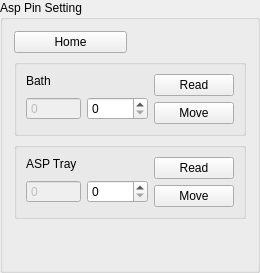
    <widget class="QGroupBox" name="groupBox_4">
     <property name="sizePolicy">
      <sizepolicy hsizetype="Preferred" vsizetype="Minimum">
       <horstretch>0</horstretch>
       <verstretch>0</verstretch>
      </sizepolicy>
     </property>
     <property name="title">
      <string>Asp Pin Setting</string>
     </property>
     <layout class="QGridLayout" name="gridLayout_19">
      <item row="0" column="0">
       <widget class="QPushButton" name="btnASPHome">
        <property name="text">
         <string>Home</string>
        </property>
       </widget>
      </item>
      <item row="1" column="0" colspan="2">
       <widget class="QGroupBox" name="groupBox_15">
        <property name="title">
         <string/>
        </property>
        <layout class="QGridLayout" name="gridLayout_17">
         <item row="0" column="0">
          <widget class="QLabel" name="label_46">
           <property name="sizePolicy">
            <sizepolicy hsizetype="Minimum" vsizetype="Minimum">
             <horstretch>0</horstretch>
             <verstretch>0</verstretch>
            </sizepolicy>
           </property>
           <property name="text">
            <string>Bath</string>
           </property>
          </widget>
         </item>
         <item row="0" column="1">
          <widget class="QLabel" name="label_47">
           <property name="sizePolicy">
            <sizepolicy hsizetype="Minimum" vsizetype="Minimum">
             <horstretch>0</horstretch>
             <verstretch>0</verstretch>
            </sizepolicy>
           </property>
           <property name="text">
            <string/>
           </property>
          </widget>
         </item>
         <item row="0" column="2" rowspan="2">
          <widget class="QPushButton" name="btnReadASPBathMove">
           <property name="text">
            <string>Read</string>
           </property>
          </widget>
         </item>
         <item row="1" column="0" rowspan="2">
          <widget class="QSpinBox" name="spinASPBathCurrent">
           <property name="enabled">
            <bool>false</bool>
           </property>
           <property name="buttonSymbols">
            <enum>QAbstractSpinBox::NoButtons</enum>
           </property>
           <property name="accelerated">
            <bool>true</bool>
           </property>
           <property name="minimum">
            <number>-2147483647</number>
           </property>
           <property name="maximum">
            <number>2147483647</number>
           </property>
          </widget>
         </item>
         <item row="1" column="1" rowspan="2">
          <widget class="QSpinBox" name="spinASPBathValue">
           <property name="buttonSymbols">
            <enum>QAbstractSpinBox::UpDownArrows</enum>
           </property>
           <property name="accelerated">
            <bool>true</bool>
           </property>
           <property name="maximum">
            <number>30000</number>
           </property>
          </widget>
         </item>
         <item row="2" column="2">
          <widget class="QPushButton" name="btnASPBathMove">
           <property name="text">
            <string>Move</string>
           </property>
          </widget>
         </item>
        </layout>
       </widget>
      </item>
      <item row="2" column="0" colspan="2">
       <widget class="QGroupBox" name="groupBox_16">
        <property name="title">
         <string/>
        </property>
        <layout class="QGridLayout" name="gridLayout_18">
         <item row="0" column="0">
          <widget class="QLabel" name="label_48">
           <property name="sizePolicy">
            <sizepolicy hsizetype="Minimum" vsizetype="Minimum">
             <horstretch>0</horstretch>
             <verstretch>0</verstretch>
            </sizepolicy>
           </property>
           <property name="text">
            <string>ASP Tray</string>
           </property>
          </widget>
         </item>
         <item row="0" column="1">
          <widget class="QLabel" name="label_49">
           <property name="sizePolicy">
            <sizepolicy hsizetype="Minimum" vsizetype="Minimum">
             <horstretch>0</horstretch>
             <verstretch>0</verstretch>
            </sizepolicy>
           </property>
           <property name="text">
            <string/>
           </property>
          </widget>
         </item>
         <item row="0" column="2" rowspan="2">
          <widget class="QPushButton" name="btnReadASPMove">
           <property name="text">
            <string>Read</string>
           </property>
          </widget>
         </item>
         <item row="1" column="0" rowspan="2">
          <widget class="QSpinBox" name="spinASPTrayCurrent">
           <property name="enabled">
            <bool>false</bool>
           </property>
           <property name="buttonSymbols">
            <enum>QAbstractSpinBox::NoButtons</enum>
           </property>
           <property name="accelerated">
            <bool>true</bool>
           </property>
           <property name="minimum">
            <number>-2147483647</number>
           </property>
           <property name="maximum">
            <number>2147483647</number>
           </property>
          </widget>
         </item>
         <item row="1" column="1" rowspan="2">
          <widget class="QSpinBox" name="spinASPTrayValue">
           <property name="buttonSymbols">
            <enum>QAbstractSpinBox::UpDownArrows</enum>
           </property>
           <property name="accelerated">
            <bool>true</bool>
           </property>
           <property name="maximum">
            <number>30000</number>
           </property>
          </widget>
         </item>
         <item row="2" column="2">
          <widget class="QPushButton" name="btnASPMove">
           <property name="text">
            <string>Move</string>
           </property>
          </widget>
         </item>
        </layout>
       </widget>
      </item>
      <item row="3" column="1">
       <spacer name="verticalSpacer_2">
        <property name="orientation">
         <enum>Qt::Vertical</enum>
        </property>
        <property name="sizeHint" stdset="0">
         <size>
          <width>20</width>
          <height>40</height>
         </size>
        </property>
       </spacer>
      </item>
     </layout>
    </widget>
